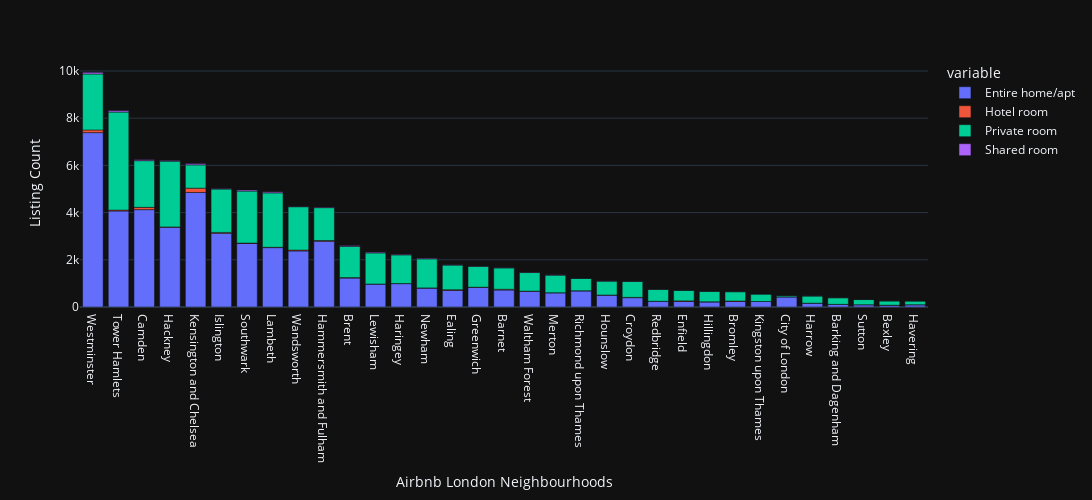

Write notebook code for a chart like this one.
### Code cell
fig = px.bar(listing_type_bars_df[['Entire home/apt', 'Hotel room', 'Private room', 'Shared room']], template='plotly_dark')
fig.update_layout(
    autosize=False,
    width=1400,
    height=500,
    yaxis=dict(
        title_text="Listing Count",
        tickmode="array",
        titlefont=dict(size=14),
    ),
    xaxis=dict(
    title_text="Airbnb London Neighbourhoods",
    tickmode="array",
    titlefont=dict(size=14),
    ))
fig.show()

### Figure 1 — Plotly figure (JSON) as saved in the notebook; plotly's stock layout.template omitted (floating-point values rounded to 4 significant figures)
{"data": [{"alignmentgroup": "True", "hovertemplate": "variable=Entire home/apt<br>neighbourhood=%{x}<br>value=%{y}<extra></extra>", "legendgroup": "Entire home/apt", "marker": {"color": "#636efa"}, "name": "Entire home/apt", "offsetgroup": "Entire home/apt", "orientation": "v", "showlegend": true, "textposition": "auto", "type": "bar", "x": ["Westminster", "Tower Hamlets", "Camden", "Hackney", "Kensington and Chelsea", "Islington", "Southwark", "Lambeth", "Wandsworth", "Hammersmith and Fulham", "Brent", "Lewisham", "Haringey", "Newham", "Ealing", "Greenwich", "Barnet", "Waltham Forest", "Merton", "Richmond upon Thames", "Hounslow", "Croydon", "Redbridge", "Enfield", "Hillingdon", "Bromley", "Kingston upon Thames", "City of London", "Harrow", "Barking and Dagenham", "Sutton", "Bexley", "Havering"], "xaxis": "x", "y": [7389, 4067, 4125, 3382, 4853, 3124, 2694, 2516, 2375, 2786, 1227, 975, 991, 802, 705, 829, 719, 669, 604, 684, 505, 394, 243, 233, 215, 239, 234, 428, 163, 110, 97, 76, 97], "yaxis": "y"}, {"alignmentgroup": "True", "hovertemplate": "variable=Hotel room<br>neighbourhood=%{x}<br>value=%{y}<extra></extra>", "legendgroup": "Hotel room", "marker": {"color": "#EF553B"}, "name": "Hotel room", "offsetgroup": "Hotel room", "orientation": "v", "showlegend": true, "textposition": "auto", "type": "bar", "x": ["Westminster", "Tower Hamlets", "Camden", "Hackney", "Kensington and Chelsea", "Islington", "Southwark", "Lambeth", "Wandsworth", "Hammersmith and Fulham", "Brent", "Lewisham", "Haringey", "Newham", "Ealing", "Greenwich", "Barnet", "Waltham Forest", "Merton", "Richmond upon Thames", "Hounslow", "Croydon", "Redbridge", "Enfield", "Hillingdon", "Bromley", "Kingston upon Thames", "City of London", "Harrow", "Barking and Dagenham", "Sutton", "Bexley", "Havering"], "xaxis": "x", "y": [113, 40, 98, 13, 182, 38, 16, 14, 36, 32, 20, 0, 3, 7, 27, 11, 32, 5, 1, 5, 4, 14, 0, 25, 7, 15, 0, 4, 0, 3, 0, 2, 0], "yaxis": "y"}, {"alignmentgroup": "True", "hovertemplate": "variable=Private room<br>neighbourhood=%{x}<br>value=%{y}<extra></extra>", "legendgroup": "Private room", "marker": {"color": "#00cc96"}, "name": "Private room", "offsetgroup": "Private room", "orientation": "v", "showlegend": true, "textposition": "auto", "type": "bar", "x": ["Westminster", "Tower Hamlets", "Camden", "Hackney", "Kensington and Chelsea", "Islington", "Southwark", "Lambeth", "Wandsworth", "Hammersmith and Fulham", "Brent", "Lewisham", "Haringey", "Newham", "Ealing", "Greenwich", "Barnet", "Waltham Forest", "Merton", "Richmond upon Thames", "Hounslow", "Croydon", "Redbridge", "Enfield", "Hillingdon", "Bromley", "Kingston upon Thames", "City of London", "Harrow", "Barking and Dagenham", "Sutton", "Bexley", "Havering"], "xaxis": "x", "y": [2371, 4153, 1977, 2786, 988, 1836, 2201, 2306, 1838, 1392, 1323, 1317, 1214, 1232, 1045, 883, 905, 786, 745, 524, 587, 672, 500, 447, 440, 394, 313, 57, 302, 279, 219, 180, 157], "yaxis": "y"}, {"alignmentgroup": "True", "hovertemplate": "variable=Shared room<br>neighbourhood=%{x}<br>value=%{y}<extra></extra>", "legendgroup": "Shared room", "marker": {"color": "#ab63fa"}, "name": "Shared room", "offsetgroup": "Shared room", "orientation": "v", "showlegend": true, "textposition": "auto", "type": "bar", "x": ["Westminster", "Tower Hamlets", "Camden", "Hackney", "Kensington and Chelsea", "Islington", "Southwark", "Lambeth", "Wandsworth", "Hammersmith and Fulham", "Brent", "Lewisham", "Haringey", "Newham", "Ealing", "Greenwich", "Barnet", "Waltham Forest", "Merton", "Richmond upon Thames", "Hounslow", "Croydon", "Redbridge", "Enfield", "Hillingdon", "Bromley", "Kingston upon Thames", "City of London", "Harrow", "Barking and Dagenham", "Sutton", "Bexley", "Havering"], "xaxis": "x", "y": [70, 61, 43, 29, 56, 21, 46, 45, 12, 23, 35, 34, 25, 30, 13, 13, 14, 16, 14, 4, 9, 11, 9, 5, 4, 6, 3, 2, 8, 4, 2, 3, 2], "yaxis": "y"}], "layout": {"autosize": false, "barmode": "relative", "height": 500, "legend": {"title": {"text": "variable"}, "tracegroupgap": 0}, "margin": {"t": 60}, "width": 1400, "xaxis": {"anchor": "y", "domain": [0, 1], "tickmode": "array", "title": {"font": {"size": 14}, "text": "Airbnb London Neighbourhoods"}}, "yaxis": {"anchor": "x", "domain": [0, 1], "tickmode": "array", "title": {"font": {"size": 14}, "text": "Listing Count"}}}}
